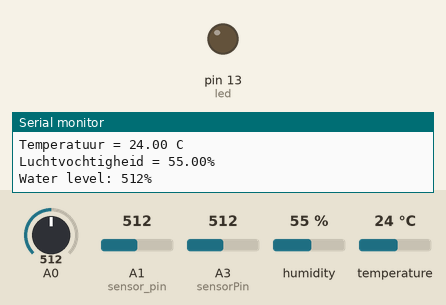
Simulated run of this sketch. Board: Arduino Uno, built with avr-gcc and run on an emulated ATmega328P. Parts: output pins drawn as LEDs (lit = HIGH), the last lines printed to the serial monitor. The inputs (shaded band) are chosen by the test bench; at power-on: A3 (sensorPin) = 512, A0 = 512, A1 (sensor_pin) = 512, humidity 55 %, temperature 24 °C. Pins used as bus, display or sensor lines are not drawn.

Above: at 3.2 s.
3.3 s: A3 (sensorPin) set to 23
5.4 s: A3 (sensorPin) set to 18
At 7.3 s:
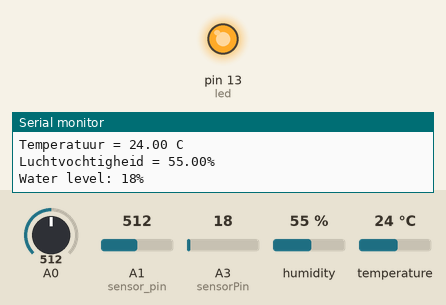
8.1 s: A3 (sensorPin) set to 30
At 8.7 s:
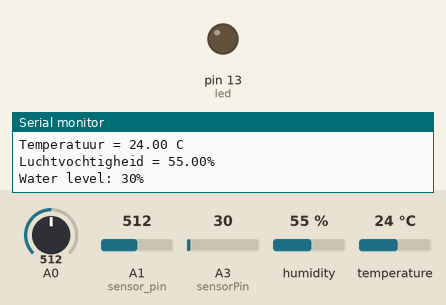
10.2 s: A3 (sensorPin) set to 10
At 12.7 s:
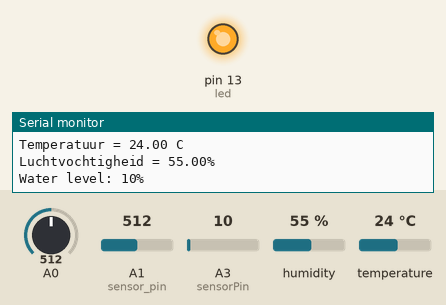
Timing chart, 0 to 13.7 s (numbered marks = the images above; inputs shaded):
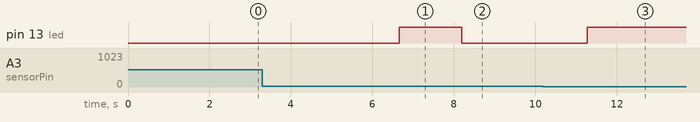

Measured:
- the behaviour switches between 21 and 20 on A3 (sensorPin) (found by bisection; images 0 and 1)
- after the input at 5.4 s, pin 13 (led): LOW → HIGH after 1.3 s
- after the input at 8.1 s, pin 13 (led): HIGH → LOW after 0.10 s
- after the input at 10.2 s, pin 13 (led): LOW → HIGH after 1.1 s

The sketch:

light_hum_grnd_lvl.ino
```cpp
#include <dht.h>
dht DHT;

#define DHT11_PIN 7

int light;

int sensor_pin = A1;

int output_value;


#define sensorPower 8
#define sensorPin A3

// Value for storing water level
int val = 0;
const int led = 13;

void setup() {

   Serial.begin(9600);

   Serial.println("Reading From the Sensor ...");


    pinMode(sensorPower, OUTPUT);
    digitalWrite(sensorPower, LOW);
    pinMode(led, OUTPUT);

   delay(2000);

   }

void loop() {

//    int analogValue = analogRead(A2);
//
//    Serial.print("Analog reading = ");
//    Serial.print(analogValue);
//    Serial.println();

   output_value= analogRead(sensor_pin);

   output_value = map(output_value,1023,0,0,100);

   Serial.print("Mositure : ");

   Serial.print(output_value);

   Serial.println("%");

    light = 1023-analogRead(A0);
    Serial.print("Lichtinval = ");
//    lichtinval in procenten berekening
      light = (light/1023)*100;
      Serial.print(light);
      Serial.println("%");

//    if (light < 10) {
//      Serial.println("Donker");
//    } else if (light < 200) {
//      Serial.println("Schemerig");
//    } else if (light < 500) {
//      Serial.println("Licht");
//    } else if (light < 800) {
//      Serial.println("Fel");
//    } else {
//      Serial.println("Heel fel");
//    }
    int chk = DHT.read11(DHT11_PIN);
    Serial.print("Temperatuur = ");
    Serial.print(DHT.temperature);
    Serial.println(" C");
    Serial.print("Luchtvochtigheid = ");
    Serial.print(DHT.humidity);
    Serial.println("%");

    int level = readSensor();

    Serial.print("Water level: ");
    Serial.print(level);
    Serial.println("%");

    if(level <= 20){
      digitalWrite(led, HIGH);
    }
    else {
      digitalWrite(led, LOW);
    }
    Serial.println("");
    delay(1500);

   }

   int readSensor() {
    digitalWrite(sensorPower, HIGH);  // Turn the sensor ON
    delay(10);              // wait 10 milliseconds
    val = analogRead(sensorPin);    // Read the analog value form sensor
    digitalWrite(sensorPower, LOW);   // Turn the sensor OFF
    return val;             // send current reading
  }
```
